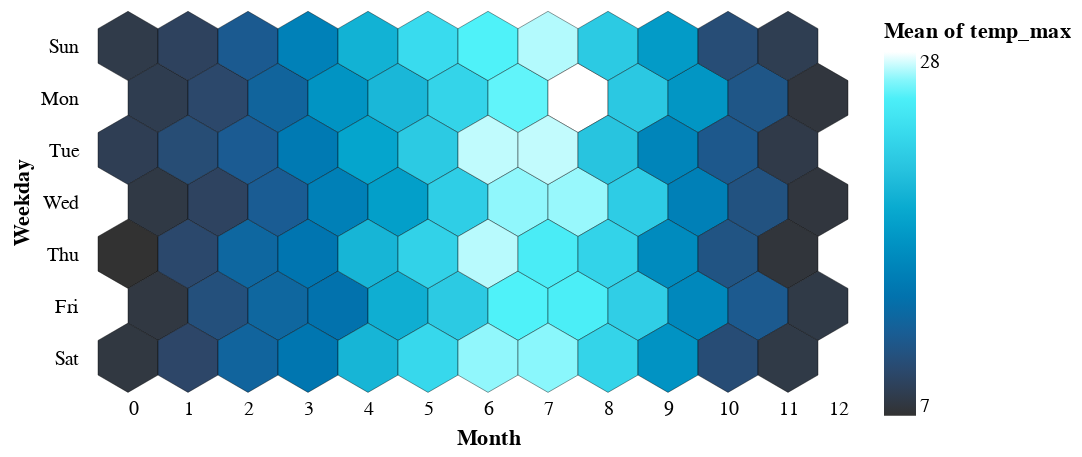

Notebook code cell kept with this figure:
### Markdown cell above
HEXBIN CHART

### Code cell
import altair as alt
from vega_datasets import data

source = data.seattle_weather()

# Size of the hexbins
size = 15
# Count of distinct x features
xFeaturesCount = 12
# Count of distinct y features
yFeaturesCount = 7
# Name of the x field
xField = 'date'
# Name of the y field
yField = 'date'

# the shape of a hexagon
hexagon = "M0,-2.3094010768L2,-1.1547005384 2,1.1547005384 0,2.3094010768 -2,1.1547005384 -2,-1.1547005384Z"

alt.Chart(source).mark_point(size=size**2, shape=hexagon).encode(
    x=alt.X('xFeaturePos:Q', axis=alt.Axis(title='Month',
                                           grid=False, tickOpacity=0, domainOpacity=0)),
    y=alt.Y('day(' + yField + '):O', axis=alt.Axis(title='Weekday',
                                                   labelPadding=20, tickOpacity=0, domainOpacity=0)),
    stroke=alt.value('black'),
    strokeWidth=alt.value(0.2),
    fill=alt.Color('mean(temp_max):Q', scale=alt.Scale(scheme='darkblue')),
    tooltip=['month(' + xField + '):O', 'day(' + yField + '):O', 'mean(temp_max):Q']
).transform_calculate(
    # This field is required for the hexagonal X-Offset
    xFeaturePos='(day(datum.' + yField + ') % 2) / 2 + month(datum.' + xField + ')'
).properties(
    # Exact scaling factors to make the hexbins fit
    width=size * xFeaturesCount * 2,
    height=size * yFeaturesCount * 1.7320508076,  # 1.7320508076 is approx. sin(60°)*2
).configure_view(
    strokeWidth=0
)

### Figure 1 — Vega-Lite specification as saved in the notebook (floating-point values rounded to 4 significant figures; data arrays with more than 128 entries replaced by an {"elided": "..."} marker saying what was removed)
{"usermeta": {"embedOptions": {"theme": "dark"}}, "config": {"view": {"continuousWidth": 400, "continuousHeight": 300, "strokeWidth": 0}}, "data": {"name": "data-830c39fec90146253fb06a06c26374ef"}, "mark": {"type": "point", "shape": "M0,-2.3094010768L2,-1.1547005384 2,1.1547005384 0,2.3094010768 -2,1.1547005384 -2,-1.1547005384Z", "size": 225}, "encoding": {"fill": {"aggregate": "mean", "field": "temp_max", "scale": {"scheme": "darkblue"}, "type": "quantitative"}, "stroke": {"value": "black"}, "strokeWidth": {"value": 0.2}, "tooltip": [{"field": "date", "timeUnit": "month", "type": "ordinal"}, {"field": "date", "timeUnit": "day", "type": "ordinal"}, {"aggregate": "mean", "field": "temp_max", "type": "quantitative"}], "x": {"axis": {"domainOpacity": 0, "grid": false, "tickOpacity": 0, "title": "Month"}, "field": "xFeaturePos", "type": "quantitative"}, "y": {"axis": {"domainOpacity": 0, "labelPadding": 20, "tickOpacity": 0, "title": "Weekday"}, "field": "date", "timeUnit": "day", "type": "ordinal"}}, "height": 181.9, "transform": [{"calculate": "(day(datum.date) % 2) / 2 + month(datum.date)", "as": "xFeaturePos"}], "width": 360, "$schema": "https://vega.github.io/schema/vega-lite/v4.17.0.json", "datasets": {"data-830c39fec90146253fb06a06c26374ef": {"elided": "1461 records"}}}
